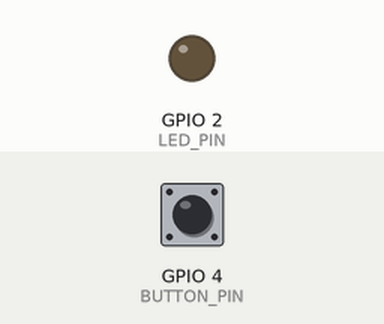
Bench run of a sketch on a simulated ESP32. Parts: output pins drawn as LEDs (lit = HIGH). Inputs (shaded band) come from the test bench; at power-on: GPIO 4 (BUTTON_PIN) HIGH. EEPROM starts erased; what the sketch prints to the serial monitor is not drawn.

Above: at 2.2 s.
2.3 s: GPIO 4 (BUTTON_PIN) pulled LOW for 0.15 s
At 3.0 s:
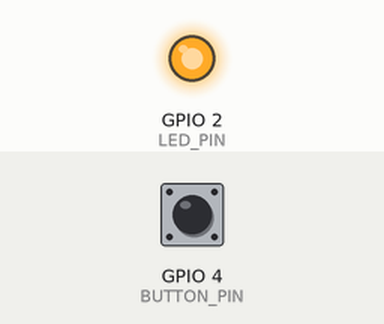
3.9 s: GPIO 4 (BUTTON_PIN) pulled LOW for 1 s
At 4.2 s:
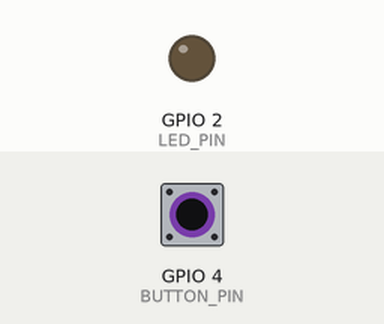
6.4 s: GPIO 4 (BUTTON_PIN) pulled LOW for 3.2 s
At 7.4 s:
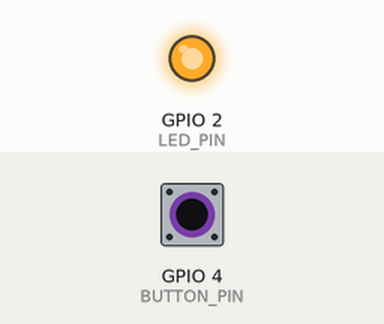
Timing chart, 0 to 9.4 s (numbered marks = the images above; inputs shaded):
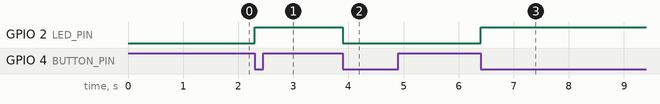

Measured:
- after the input at 2.3 s, GPIO 2 (LED_PIN): LOW → HIGH at once
- after the input at 3.9 s, GPIO 2 (LED_PIN): HIGH → LOW at once
- after the input at 6.4 s, GPIO 2 (LED_PIN): LOW → HIGH at once

The sketch:

13_Preferences_Storage.ino
```cpp
/*
 * ESP32 教程系列 13：Preferences 存储 —— 断电也不丢失的数据
 *
 * 学习目标：
 * 1. 理解什么是"非易失性存储"（Non-Volatile Storage，NVS）
 * 2. 学会使用 Preferences.h 库读写 Flash 中的键值对
 * 3. 实现"重启后恢复上次状态"的效果
 * 4. 理解 Flash 的写入寿命限制，学会避免频繁写入
 *
 * 前置知识：
 * - 已经会用 digitalWrite() 控制 LED
 * - 已经会用 digitalRead() 读取按键
 * - 理解 INPUT_PULLUP 上拉输入
 *
 * 硬件连接：
 * - ESP32 GPIO2  →  LED 正极（长脚）
 * - LED 负极（短脚） →  330Ω 电阻  →  GND
 * - ESP32 GPIO4  →  按键一端
 * - 按键另一端    →  GND
 *
 * 为什么用 INPUT_PULLUP？
 * 因为按键另一端接 GND，按下时 GPIO4 被拉到低电平。
 * 没有按下时，ESP32 内部上拉电阻把 GPIO4 维持在高电平。
 * 这样我们只需要一个按键，不需要额外接电阻。
 */

// 包含 Preferences 库。这个库是 ESP32 Arduino 核心自带的，不需要额外安装。
// Preferences 库封装了 ESP32 的 NVS（Non-Volatile Storage，非易失性存储）。
#include <Preferences.h>

#define LED_PIN 2       // LED 引脚
#define BUTTON_PIN 4    // 按键引脚

// 创建一个 Preferences 对象，用来和 Flash 交互。
// 你可以把它理解为一个"小数据库客户端"。
Preferences prefs;

// 命名空间（Namespace）：相当于在 Flash 里建一个文件夹，
// 把相关的配置项放在同一个文件夹下，避免和其他程序的键名冲突。
// 注意：命名空间名字长度不能超过 15 个字符。
const char* namespaceName = "myConfig";

// 键名（Key）：用来标识我们要保存的某一项数据。
// 这里我们要保存 LED 的状态，所以叫 "ledState"。
const char* keyLedState = "ledState";

// ledState 保存当前 LED 的开关状态。
// true 表示点亮，false 表示熄灭。
bool ledState = false;

void setup() {
  Serial.begin(115200);
  delay(1000);

  Serial.println("================================");
  Serial.println("ESP32 教程 13：Preferences 存储");
  Serial.println("================================");

  // 初始化 LED 引脚为输出模式
  pinMode(LED_PIN, OUTPUT);

  // 初始化按键引脚为上拉输入模式
  // INPUT_PULLUP 表示启用 ESP32 内部上拉电阻。
  // 为什么用上拉？因为按键另一端接 GND，
  // 没按的时候 GPIO4 是高电平，按下的时候是低电平，
  // 程序里判断 LOW 就知道按键被按下了。
  pinMode(BUTTON_PIN, INPUT_PULLUP);

  // prefs.begin() 打开一个命名空间，准备读写。
  // 第二个参数表示打开模式：
  // - false：只读模式（read-only）。如果命名空间不存在会打开失败。
  // - true：  读写模式（read-write）。如果命名空间不存在会自动创建。
  //
  // 为什么这里先用只读模式？
  // 因为启动时我们只是"读取"上次保存的状态，不需要写。
  // 用只读模式更安全，也符合"最小权限"原则。
  prefs.begin(namespaceName, false);

  // getBool(key, defaultValue) 从 Flash 中读取一个布尔值。
  // - 如果 key 存在，返回保存的值；
  // - 如果 key 不存在（例如第一次烧录），返回 defaultValue。
  //
  // 这里默认值设为 false，表示第一次运行时 LED 默认是熄灭的。
  ledState = prefs.getBool(keyLedState, false);

  // 把读到的状态应用到 LED 上
  digitalWrite(LED_PIN, ledState ? HIGH : LOW);

  Serial.print("从 Flash 读取的 LED 状态：");
  Serial.println(ledState ? "点亮" : "熄灭");
  Serial.println("按下按键可切换状态，切换后会自动保存");

  // prefs.end() 关闭命名空间，释放资源。
  // 用完就关是个好习惯，可以避免后面误操作或冲突。
  prefs.end();
}

void loop() {
  // 读取按键状态。因为用了 INPUT_PULLUP，按下时为 LOW。
  if (digitalRead(BUTTON_PIN) == LOW) {
    // 按键按下，切换 LED 状态
    ledState = !ledState;

    // 立即更新 LED 实际状态，给用户即时反馈
    digitalWrite(LED_PIN, ledState ? HIGH : LOW);

    // 需要保存新状态了，所以用读写模式重新打开命名空间
    prefs.begin(namespaceName, true);

    // putBool(key, value) 把布尔值写入 Flash。
    // 注意：写入 Flash 需要一定时间，也比读写内存慢得多。
    prefs.putBool(keyLedState, ledState);

    // 写入完成后关闭命名空间
    prefs.end();

    Serial.print("状态已保存到 Flash：");
    Serial.println(ledState ? "点亮" : "熄灭");

    // 等待按键释放，避免一次按下触发多次保存。
    // 这段代码叫"按键消抖 + 等待释放"。
    delay(300);  // 先延时消抖
    while (digitalRead(BUTTON_PIN) == LOW) {
      delay(10);  // 一直等到按键松开
    }
    delay(300);  // 松手后再延时消抖
  }
}

/*
 * 重要概念解释：
 *
 * 1. 什么是非易失性存储（NVS）？
 *    "非易失性"（Non-Volatile）指的是断电后数据不会消失。
 *    ESP32 的 Flash 芯片就是非易失性存储。
 *    NVS 是 ESP-IDF 提供的一套键值对存储机制，
 *    Preferences 库就是 Arduino 对 NVS 的封装。
 *    键值对的意思是：每个数据有一个"键"（名字）和一个"值"，
 *    就像字典一样，通过名字就能找到对应的值。
 *
 * 2. 为什么不用 Arduino 的 EEPROM 库？
 *    ESP32 其实没有真正的 EEPROM，它的 EEPROM 库是用 Flash 模拟出来的，
 *    使用起来比分区寻址更麻烦，而且不是 ESP32 官方推荐的方式。
 *    Preferences 库用键值对的方式，更符合现代嵌入式开发习惯。
 *
 * 3. Flash 写入寿命：
 *    Flash 存储器的每个存储单元都有擦写次数限制，
 *    通常约为 10 万次。
 *    这意味着如果你每秒写一次，一年多就把寿命用完了。
 *    所以不要把快速变化的值（比如传感器实时读数）频繁写入 Flash。
 *    本示例只在按键按下时才写一次，写入频率很低，完全没问题。
 *
 * 4. 命名空间和键名的作用：
 *    命名空间把不同用途的数据隔开，
 *    例如一个程序可以用 "wifi" 存 Wi-Fi 配置，用 "user" 存用户设置。
 *    键名是同一命名空间下不同数据项的名字，
 *    例如 "wifi" 命名空间里可以有 "ssid" 和 "password" 两个键。
 */

/*
 * 排查提示：
 * 1. 如果重启后状态没有保留：
 *    - 检查是否调用了 prefs.end()，如果没有关闭可能数据没提交。
 *    - 检查命名空间和键名是否前后一致，大小写也要一样。
 *    - 检查是不是每次都重新烧录了程序并清空了 Flash。
 *
 * 2. 如果串口显示 "[Preferences] 命名空间未找到" 之类的错误：
 *    - 这是正常的，第一次运行时确实没有数据，程序会用默认值。
 *
 * 3. 如果按键反应不灵敏：
 *    - 检查按键接线是否正确。
 *    - 确认用了 INPUT_PULLUP，而不是 INPUT。
 */

/*
 * 扩展练习：
 * 1. 把 Wi-Fi 名称（SSID）和密码保存到 Preferences，
 *    重启后自动读取并连接，做成无需重新烧录的智能设备。
 * 2. 保存 PWM 亮度值，断电重启后自动恢复上次的亮度。
 * 3. 用 prefs.putString() 保存字符串配置，
 *    例如设备昵称或服务器地址。
 */
```
